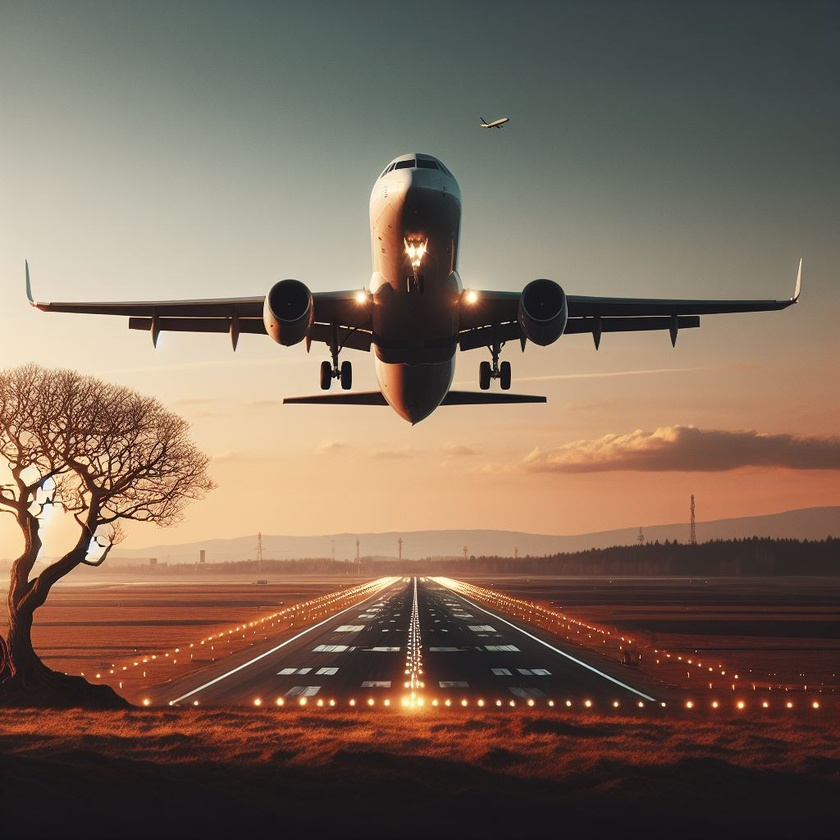
#> input picture images/Aviao.jpeg, 840 x 840 px, shrunk from 1024 x 1024 before the run
$ python aviao.py
#> lines starting #> are read from the running program, lines starting #| are printed output that depends on the picture; after the words box and inside, x2 and y2 are one past the last pixel; in counts of white or black regions, pixels touching at a corner belong together
# Importando bibliotecas necessárias
import math
import numpy as np
import cv2
import matplotlib.pyplot as plt

# Função para carregar a imagem e converter para o espaço de cores RGB
def carregar_imagem(nome_arquivo):
#> called with nome_arquivo = 'images/Aviao.jpeg'
    img = cv2.imread(nome_arquivo)
#> img is the input picture: shape (840, 840, 3); mean B, G, R 90, 105.5, 125.4
    img = cv2.cvtColor(img, cv2.COLOR_BGR2RGB)
    return img

# Convertendo a imagem para escala de cinza
def converter_para_escala_de_cinza(img):
    img_gray = cv2.cvtColor(img, cv2.COLOR_RGB2GRAY)
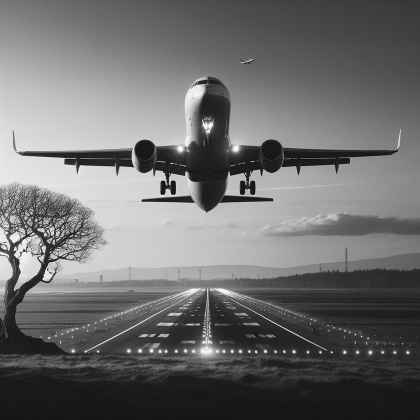
#> img_gray: shape (840, 840) (shown at 1/2 size); min 1, max 254, mean 109.7
    return img_gray

# Aplicando threshold para segmentação de objetos na imagem
def aplicar_threshold(img_gray):
    valor_maximo = img_gray.max()
#> valor_maximo = 254
    _, thresh = cv2.threshold(img_gray, valor_maximo / 15, valor_maximo, cv2.THRESH_BINARY_INV)
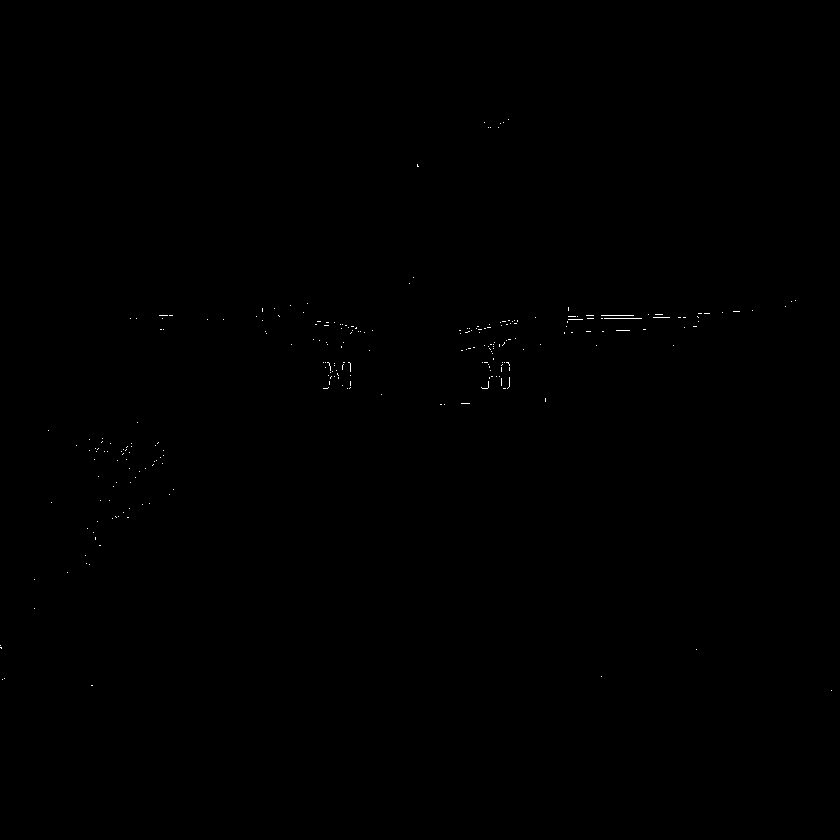
#> thresh: shape (840, 840); values 0 (black) and 254 (white), 0.09% white in thin lines or dots, all inside (x1, y1, x2, y2) = (0, 119, 832, 691)
    return thresh

# Aplicando operações morfológicas para melhorar a segmentação
def aplicar_operacoes_morfologicas(thresh):
    tamanho_kernel = 10
    kernel = np.ones((tamanho_kernel, tamanho_kernel), np.uint8)
    thresh_open = cv2.morphologyEx(thresh, cv2.MORPH_OPEN, kernel)
#> thresh_open: shape (840, 840); every value is 0
    return thresh_open

# Aplicando filtro de borramento para reduzir ruídos
def aplicar_borramento(img_gray):
    tamanho_kernel = 10
    img_blur = cv2.blur(img_gray, ksize=(tamanho_kernel, tamanho_kernel))
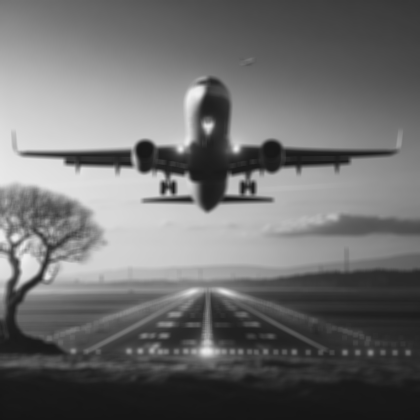
#> img_blur: shape (840, 840) (shown at 1/2 size); min 21, max 241, mean 109.7
    return img_blur

# Detectando bordas na imagem usando o algoritmo de Canny
def detectar_bordas(img_gray, threshold1, threshold2):
#> called with threshold1 = 150, threshold2 = 200
    edges = cv2.Canny(image=img_gray, threshold1=threshold1, threshold2=threshold2)
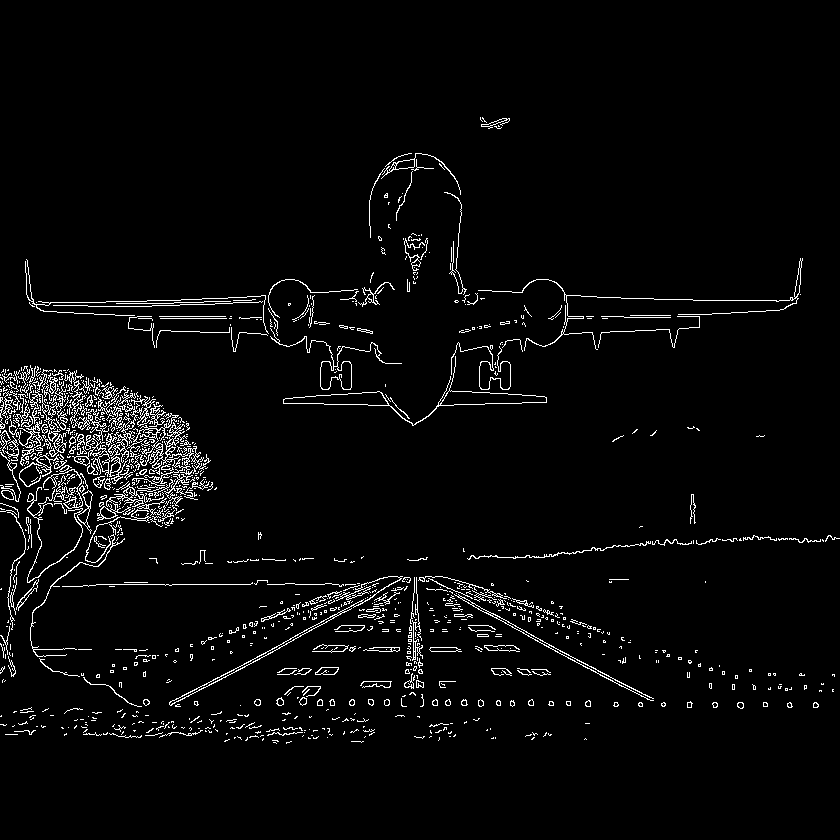
#> edges: shape (840, 840); 3.4% white in thin lines or dots, all inside (x1, y1, x2, y2) = (0, 117, 840, 744)
#> call 2 of detectar_bordas, with threshold1 = 100, threshold2 = 200
#> in detectar_bordas (call 2), `edges = cv2.Canny(image=img_gray, threshold1=threshold1, threshold2=th..`:
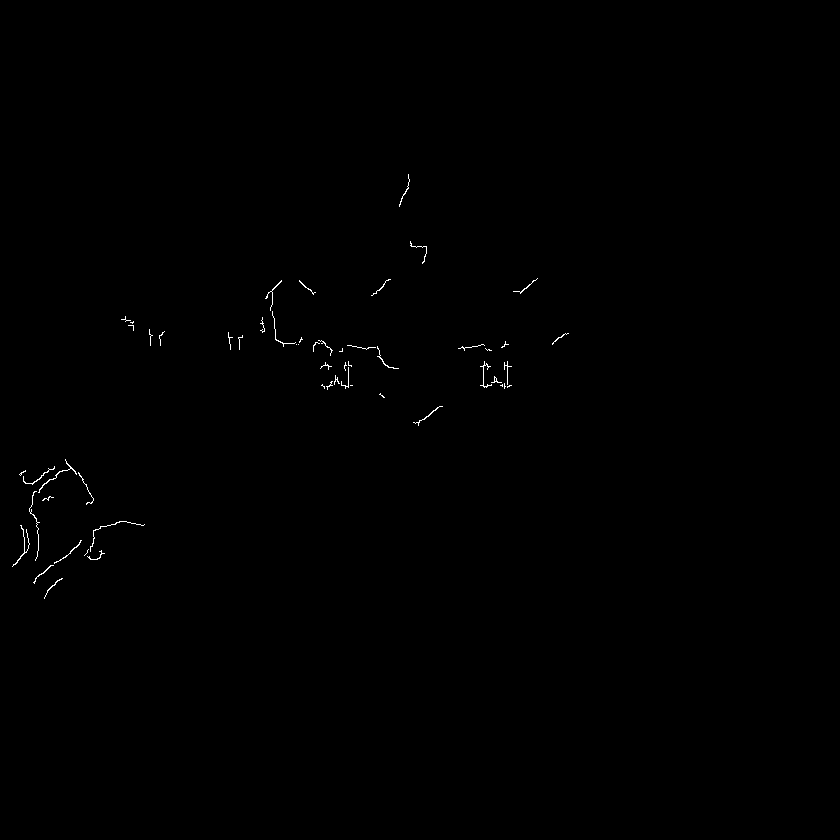
#> edges: shape (840, 840); 0.22% white in thin lines or dots, all inside (x1, y1, x2, y2) = (12, 174, 569, 599)
    return edges

# Encontrando contornos na imagem
def encontrar_contornos(edges_gray):
    contours, hierarchy = cv2.findContours(
                                   image=edges_gray,
                                   mode=cv2.RETR_TREE,
                                   method=cv2.CHAIN_APPROX_SIMPLE)
#> contours = 1551 contours, 1386 with area under 20; largest, box (x1, y1, x2, y2) and area: (283, 356, 547, 426) 2040, (72, 390, 211, 486) 1413, (440, 390, 547, 406) 1047, (283, 391, 389, 406) 939, (270, 328, 402, 390) 688
    contours = sorted(contours, key=cv2.contourArea, reverse=True)
    return contours

# Desenhando contornos na imagem original
def desenhar_contornos(img, contours):
    img_copy = img.copy()
    final = cv2.drawContours(img_copy, contours, contourIdx=-1, color=(255, 0, 0), thickness=2)
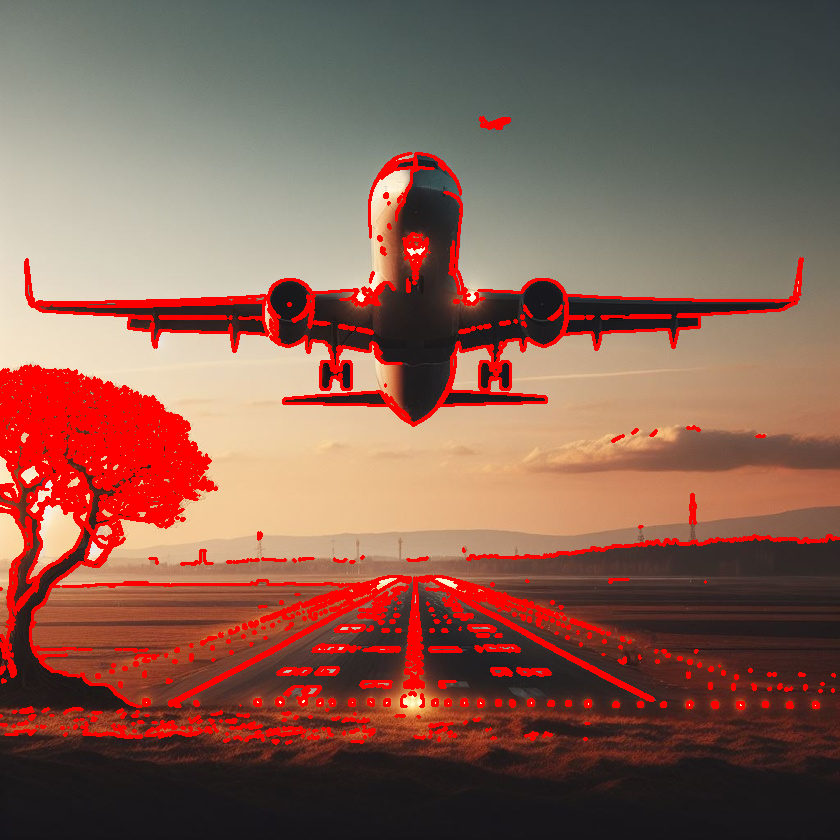
#> final: shape (840, 840, 3); mean R, G, B 136, 94.6, 81.4
    return final

# Função para exibir as imagens
def exibir_imagens(imagens):
    formatoX = math.ceil(len(imagens) ** 0.5)
#> formatoX = 3
    if (formatoX ** 2 - len(imagens)) > formatoX:
        formatoY = formatoX - 1
    else:
        formatoY = formatoX
#> formatoY = 3
    for i in range(len(imagens)):
        plt.subplot(formatoY, formatoX, i + 1)
        plt.imshow(imagens[i], 'gray')
        plt.xticks([]), plt.yticks([])
#> this loop made 8 passes
    plt.show()

# Carregando a imagem
img = carregar_imagem('images/Aviao.jpeg')

# Convertendo a imagem para escala de cinza
img_gray = converter_para_escala_de_cinza(img)

# Aplicando threshold na imagem
thresh = aplicar_threshold(img_gray)

# Aplicando operações morfológicas na imagem thresholded
thresh_open = aplicar_operacoes_morfologicas(thresh)

# Aplicando filtro de borramento na imagem original
img_blur = aplicar_borramento(img_gray)

# Detectando bordas na imagem em escala de cinza e na imagem borradada
edges_gray = detectar_bordas(img_gray, threshold1=150, threshold2=200)
edges_blur = detectar_bordas(img_blur, threshold1=100, threshold2=200)

# Encontrando contornos na imagem thresholded
contours = encontrar_contornos(edges_gray)

# Desenhando contornos na imagem original
final = desenhar_contornos(img, contours)

# Exibindo as imagens
imagens = [img, img_blur, img_gray, edges_gray, edges_blur, thresh, thresh_open, final]
exibir_imagens(imagens)

# Exibindo apenas a imagem final com contornos
exibir_imagens([final])
#> the loop in exibir_imagens (call 2), `for i in range(len(imagens)):` made 1 pass

$ run again, with images/CASTELO_01.jpeg copied over images/Aviao.jpeg
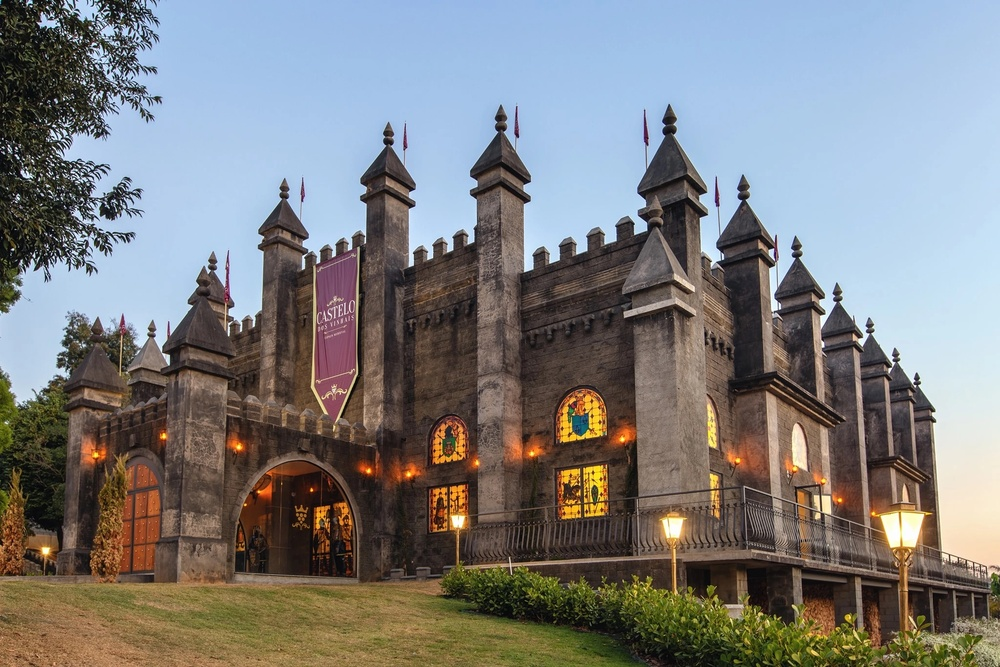
#> input picture images/CASTELO_01.jpeg, 1000 x 667 px, shrunk from 2048 x 1365 before the run
#> in carregar_imagem, img is the input picture: shape (667, 1000, 3); mean B, G, R 125.5, 125.3, 125.3
#> valor_maximo = 255
#> in aplicar_threshold, `_, thresh = cv2.threshold(img_gray, valor_maximo / 15, valor_maximo, c..`:
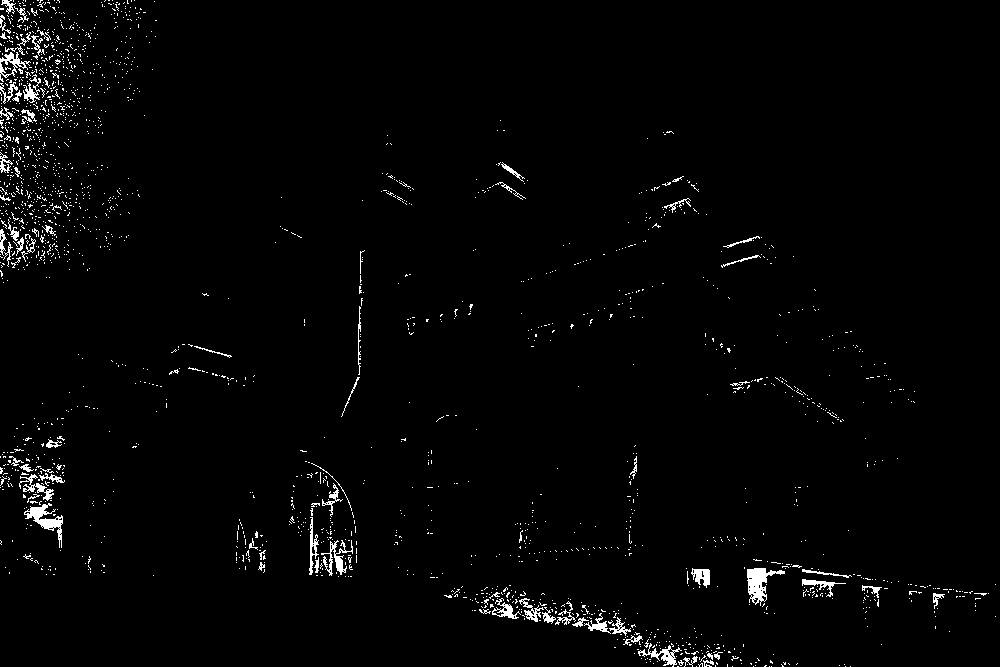
#> thresh: shape (667, 1000); 1.9% white in thin lines or dots
#> thresh_open: shape (667, 1000); 0.03% white; 1 white region, box (x1, y1, x2, y2) and area: (753, 569, 767, 586) 224
#> edges: shape (667, 1000); 9.4% white in thin lines or dots
#> edges: shape (667, 1000); 0.19% white in thin lines or dots, all inside (x1, y1, x2, y2) = (39, 170, 936, 556)
#> in encontrar_contornos, `contours, hierarchy = cv2.findContours( image=edges_gray, mode=cv2.RET..`: contours = 4488 contours, 4230 with area under 20; largest, box (x1, y1, x2, y2) and area: (340, 105, 575, 274) 944, (739, 283, 884, 556) 856, (712, 175, 846, 428) 828, (790, 422, 809, 477) 556, (862, 317, 1000, 585) 556
#> in desenhar_contornos, `final = cv2.drawContours(img_copy, contours, contourIdx=-1, color=(255..`:
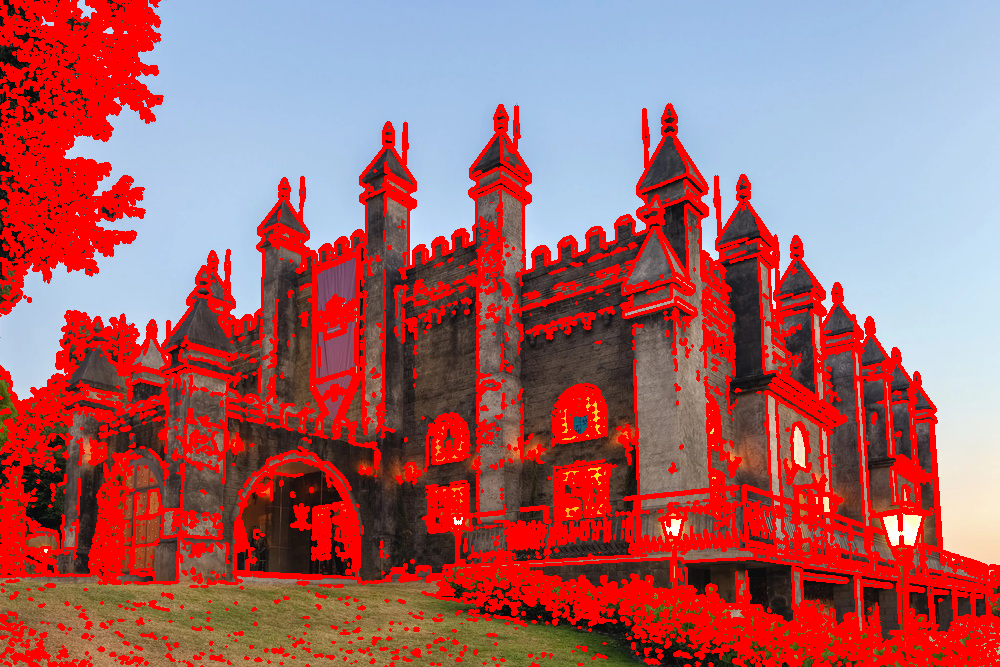
#> final: shape (667, 1000, 3); mean R, G, B 166.9, 100.5, 105.3
#> formatoX = 3
#> the loop in exibir_imagens, `for i in range(len(imagens)):` made 8 passes
#> the loop in exibir_imagens (call 2), `for i in range(len(imagens)):` made 1 pass

$ run again, with images/Satelite.jpeg copied over images/Aviao.jpeg
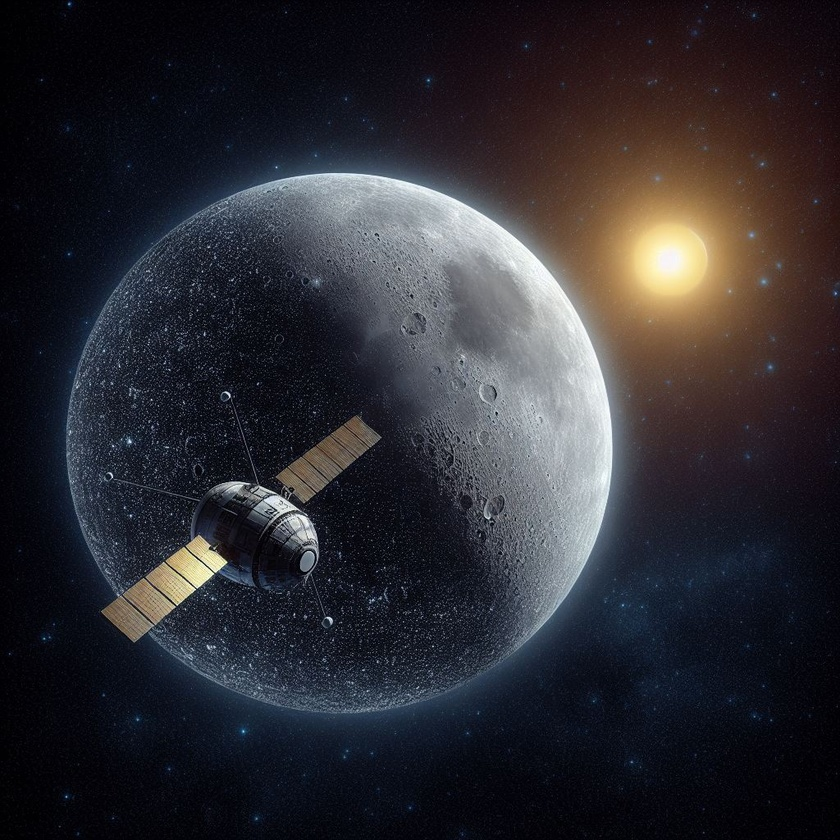
#> input picture images/Satelite.jpeg, 840 x 840 px, shrunk from 1024 x 1024 before the run
#> in carregar_imagem, img is the input picture: shape (840, 840, 3); mean B, G, R 49.8, 44.2, 45.6
#> valor_maximo = 255
#> in aplicar_threshold, `_, thresh = cv2.threshold(img_gray, valor_maximo / 15, valor_maximo, c..`:
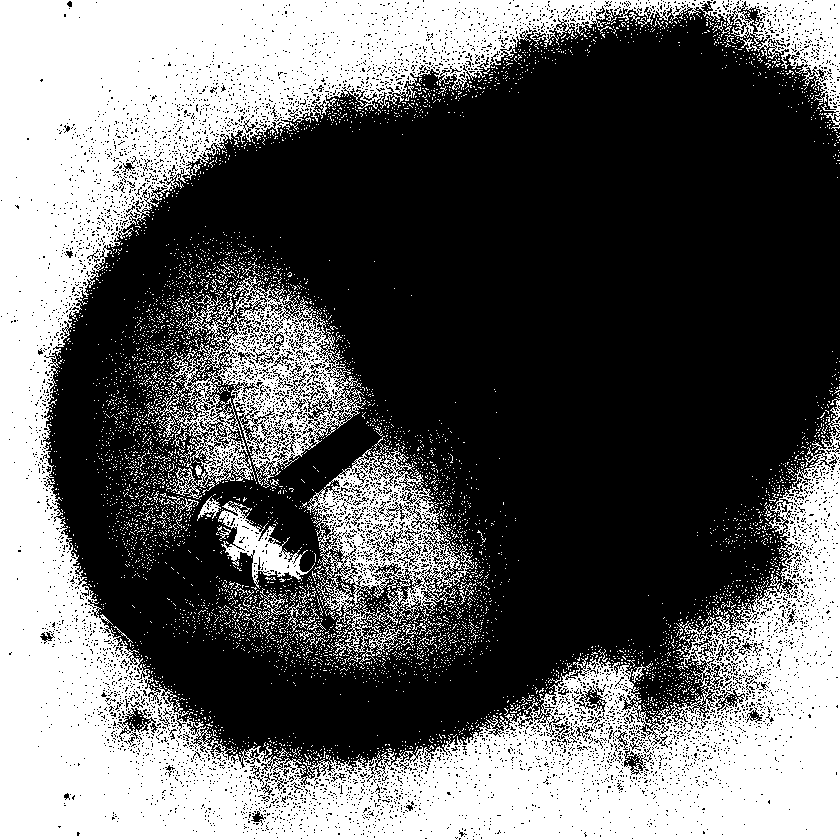
#> thresh: shape (840, 840); 38.9% white; 5545 white regions (5480 under 20 px), largest, box (x1, y1, x2, y2) and area: (0, 0, 840, 840) 229506, (155, 276, 366, 499) 15468, (307, 443, 474, 666) 11965
#> thresh_open: shape (840, 840); 18.9% white; 44 white regions, largest, box (x1, y1, x2, y2) and area: (0, 0, 388, 840) 89240, (376, 608, 840, 840) 33002, (394, 0, 460, 48) 1710
#> edges: shape (840, 840); 4.3% white in thin lines or dots
#> edges: shape (840, 840); 0.04% white in thin lines or dots, all inside (x1, y1, x2, y2) = (158, 490, 320, 625)
#> in encontrar_contornos, `contours, hierarchy = cv2.findContours( image=edges_gray, mode=cv2.RET..`: contours = 4955 contours, 4891 with area under 20; largest, box (x1, y1, x2, y2) and area: (123, 562, 196, 625) 2295, (246, 425, 344, 600) 1386, (101, 581, 166, 643) 1220, (101, 591, 154, 643) 1144, (123, 578, 175, 625) 1110
#> in desenhar_contornos, `final = cv2.drawContours(img_copy, contours, contourIdx=-1, color=(255..`:
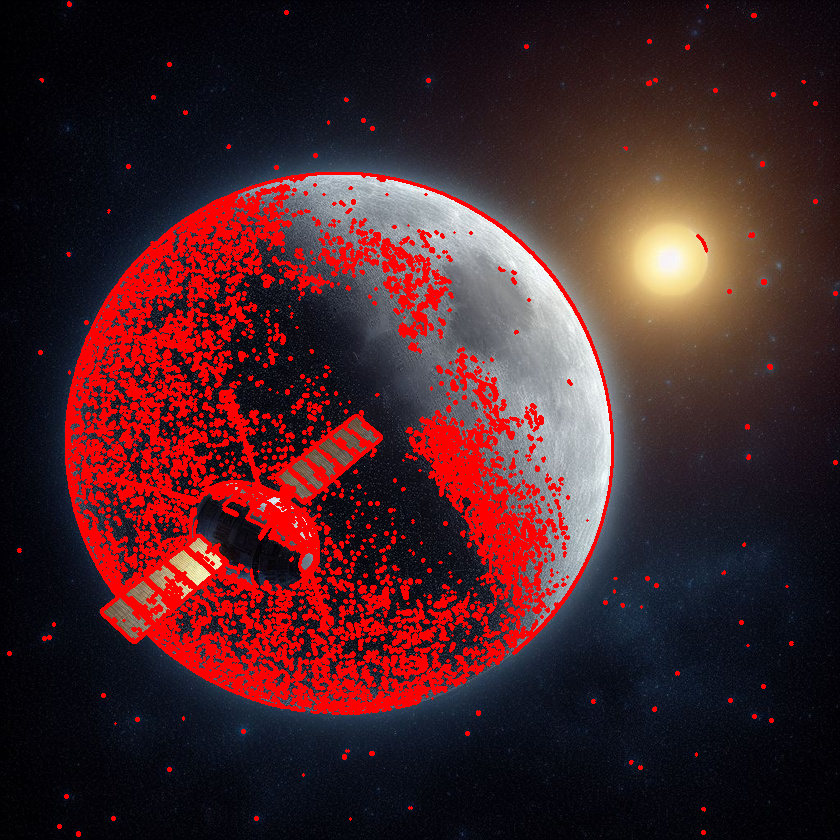
#> final: shape (840, 840, 3); mean R, G, B 71.5, 34.9, 39
#> formatoX = 3
#> the loop in exibir_imagens, `for i in range(len(imagens)):` made 8 passes
#> the loop in exibir_imagens (call 2), `for i in range(len(imagens)):` made 1 pass
